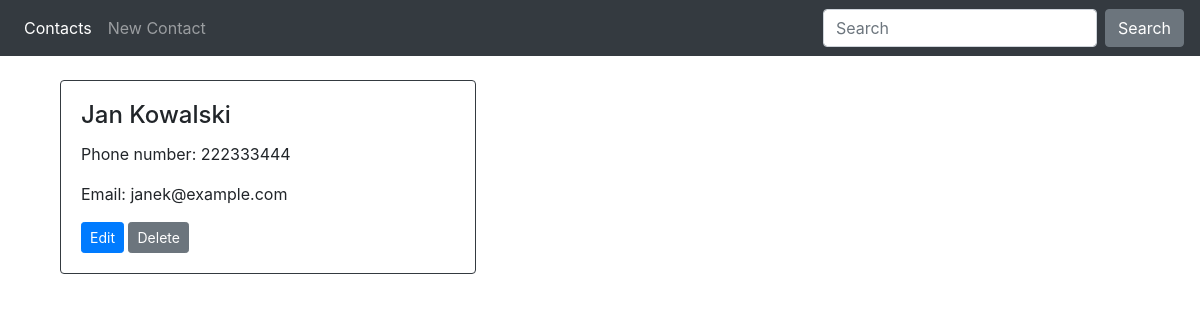
The app's page /contact/8/ with its own data.
### contacts/models.py (models this page shows)
class Person(models.Model):
    first_name  = models.CharField(max_length=50)
    last_name   = models.CharField(max_length=50)

class Phone(models.Model):
    person      = models.ForeignKey(Person, editable=False, on_delete=models.CASCADE)
    phone       = models.CharField(max_length=50, null=True, blank=True)

class Email(models.Model):
    person      = models.ForeignKey(Person, editable=False, on_delete=models.CASCADE)
    email       = models.EmailField(null=True, blank=True)

### contacts/views.py (the view)
# urls.py: path('contact/<int:id>/', contact_detail_view, name="contact-details"),
def contact_detail_view(request, id):
    contact = Person.objects.get(pk=id)
    try:
        contact.phone = contact.phone_set.get(person=contact).phone
        if contact.phone == None: contact.phone = ""
        contact.email = contact.email_set.get(person=contact).email
        if contact.email == None: contact.email = ""
    except Phone.DoesNotExist:
        print("phone does not exist")
    except Email.DoesNotExist:
        print("email does not exist")
    context = {"contact": contact}
    return render(request, "contacts/details.html", context)

### contacts/templates/contacts/details.html (shortened to what this page needs)
{% extends "contacts/base.html" %}
{% block content %}
        <div class="card border-dark mb-3" style="width: 26rem;">
                <div class="card-body">
                        <h4 class="card-title">{{ contact.first_name }} {{ contact.last_name }}</h4>
                        <p class="card-text">Phone number: {{ contact.phone }} {% if not contact.phone %} <a class="" href="">add</a>{% endif %}</p>
                        <p class="card-text">Email: {{ contact.email }} {% if not contact.email %} <a class="" href="">add</a>{% endif %}</p>
                        <a href="{% url 'edit-contact' contact.pk %}" class="btn btn-primary btn-sm">Edit</a>
                        <a href="{% url 'delete-contact' contact.pk %}" class="btn btn-secondary btn-sm">Delete</a>
                </div>
        </div>
{% endblock content %}

### contacts/templates/contacts/base.html (style rules this page uses)
body { padding-top: 5rem; }

### records on screen
Person: first_name "Jan", last_name "Kowalski", phone "222333444", email "janek@example.com"
